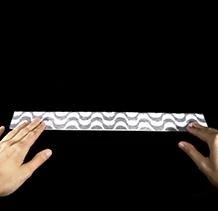
%> input picture _parcial1/figura3img1.jpg, 218 x 211 px
$ octave punto3.m   (GNU Octave 9; MATLAB toolbox functions it lacks are replaced by stand-ins)
%> lines starting %> are read from the running program, lines starting %| are printed output that depends on the picture; in (x1, y1, x2, y2) boxes, pixels count from 0 and x2, y2 are one past the last pixel; in counts of white or black regions, pixels touching at a corner belong together; the program's own positions count from 1
close all
clear
clc

% Leer las tres imágenes
img1 = imread('figura3img1.jpg');
%> img1 is the input picture: size 211x218x3 uint8; mean R, G, B 28.6, 25.6, 23.7
img2 = imread('figura3img2.jpg');
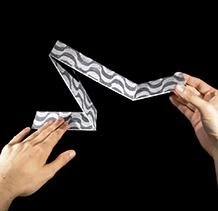
%> input picture _parcial1/figura3img2.jpg, 218 x 211 px
%> img2 is the input picture: size 211x218x3 uint8; mean R, G, B 41, 35.2, 31.9
img3mas = imread('figura3img3.jpg');
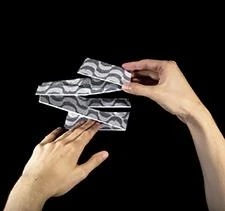
%> input picture _parcial1/figura3img3.jpg, 225 x 211 px
%> img3mas is the input picture: size 211x225x3 uint8; mean R, G, B 52.2, 45, 39.6

% reducir imagen3 a tamaño de las otras imagenes
img3 = imresize(img3mas,[211 218]);

% Convertir las imágenes a escala de grises
img1gray = rgb2gray(img1);
img2gray = rgb2gray(img2);
img3gray = rgb2gray(img3);

% Calcular la diferencia entre las imágenes
cambio_img1_img2 = imabsdiff(img1gray, img2gray);
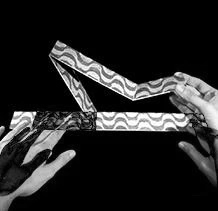
%> cambio_img1_img2: size 211x218 uint8; min 0, max 255, mean 37.6
cambio_img2_img3 = imabsdiff(img2gray, img3gray);
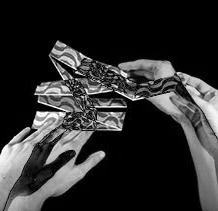
%> cambio_img2_img3: size 211x218 uint8; min 0, max 255, mean 47.1
cambio_img1_img3 = imabsdiff(img1gray, img3gray);
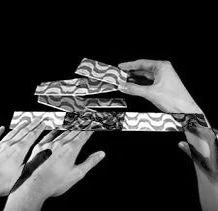
%> cambio_img1_img3: size 211x218 uint8; min 0, max 255, mean 55.4

% Encontrar regiones sin cambios
sin_cambios = cambio_img1_img2 == 0 & cambio_img2_img3 == 0 & cambio_img1_img3 == 0;
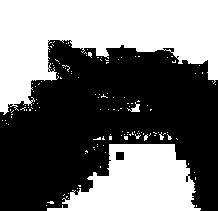
%> sin_cambios: size 211x218 logical; 44.7% white; 137 white regions (133 under 20 px), largest, box (x1, y1, x2, y2) and area: (0, 0, 218, 115) 13759, (47, 144, 201, 211) 6378, (127, 102, 140, 112) 54, (159, 132, 164, 140) 20

% Encontrar regiones con cambios
con_cambios = ~(cambio_img1_img2 == 0 & cambio_img2_img3 == 0 & cambio_img1_img3 == 0);

% Crear imágenes en blanco y negro con las ROIs
roi_sin_cambios = uint8(sin_cambios) * 255; % Blanco para regiones sin cambios
roi_con_cambios = uint8(con_cambios) * 255; % Blanco para regiones con cambios
cambio_img1_img21 = uint8(cambio_img1_img2) * 255;
%> cambio_img1_img21: size 211x218 uint8; 41.8% white; 3 white regions (2 under 20 px), largest, box (x1, y1, x2, y2) and area: (0, 40, 218, 211) 19225
cambio_img2_img31 = uint8(cambio_img2_img3) * 255;
%> cambio_img2_img31: size 211x218 uint8; 50.5% white; 191 black regions (187 under 20 px), largest, box (x1, y1, x2, y2) and area: (0, 0, 218, 137) 14242, (47, 102, 201, 211) 8079, (92, 135, 105, 144) 65, (180, 64, 186, 72) 25
cambio_img1_img31 = uint8(cambio_img1_img3) * 255;
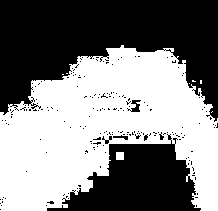
%> cambio_img1_img31: size 211x218 uint8; 50.5% white; 195 black regions (189 under 20 px), largest, box (x1, y1, x2, y2) and area: (0, 0, 218, 122) 15777, (47, 134, 201, 211) 6415, (127, 100, 141, 112) 79, (113, 135, 128, 140) 38, (102, 136, 112, 144) 34, (159, 132, 164, 140) 20

% Mostrar las regiones sin cambios y con cambios;
subplot(1, 5, 1);imshow(cambio_img1_img21);title('mivimiento img1 a img2');colormap(gray);
subplot(1, 5, 2);imshow(cambio_img2_img31);title('movimiento img2 a img3');colormap(gray);
subplot(1, 5, 3);imshow(cambio_img1_img31);title('movimiento img1 a img3');colormap(gray)

subplot(1, 5, 4);imshow(roi_sin_cambios);title('Región sin cambios');colormap(gray);
subplot(1, 5, 5);imshow(roi_con_cambios);title('Región con cambios');colormap(gray);
